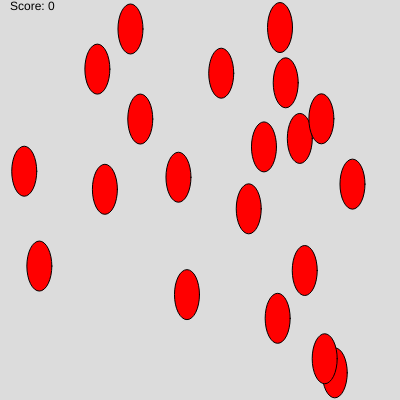
Frame 1 (no input)
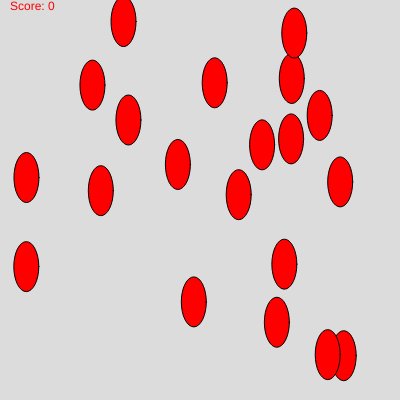
Frame 60 (no input)
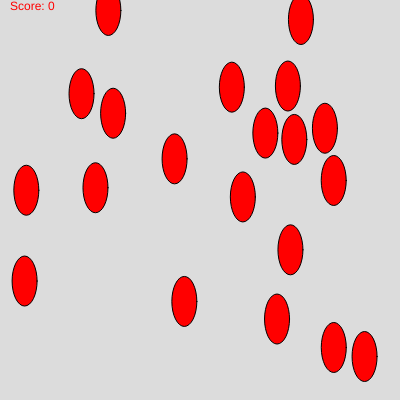
Frame 120 (the mouse pressed at the canvas centre since frame 60)

The p5.js sketch that drew these frames (run headless with seeded random() and noise() and a simulated clock; from frame 60 on, the mouse is pressed at the canvas centre):

// p5.js sketch
// ── sketch.js
//Create array to contain balloons
let balloons = []
let score = 0

let balloon = {
  x: 100,
  y: 100,
  width: 50,
  height: 75,
  color: "green",
  effect: 3,
}

function setup() {
  createCanvas(400, 400);
  createBalloons()
}

function draw() {
  background(220);
  text("Score: "+score,10,10)
  for (let i = 0; i < 20; i++) {
    if (!balloons[i].alive)
      continue;
    drawBalloon(balloons[i])
    balloons[i].x += random(-2,2)
    balloons[i].y += random(-2,2)
  }
}

//Define function to draw one balloon
function drawBalloon(bln) {
  fill(bln.color)
  ellipse(bln.x, bln.y, bln.width, bln.height)
}

function createBalloons() {
  for (let i = 0; i < 20; i++) {
    let temp_balloon = {
      x: random(width),
      y: random(height),
      width: 25,
      height: 50,
      color: "red",
      effect: 3,
      alive: true
    }
    //Add new balloon to ballons group/array
    balloons.push(temp_balloon)
  }
}

function mouseClicked() {
  for (let i = 0; i < 20; i++) {
    let balloon = balloons[i]
    if (dist(balloon.x, balloon.y,mouseX,mouseY) < balloon.width/2) {
        popBalloon(balloon)
        //alert(i)
    }
  }
}

function popBalloon(balloon) {
    balloon.alive = false
    score += 3
}
